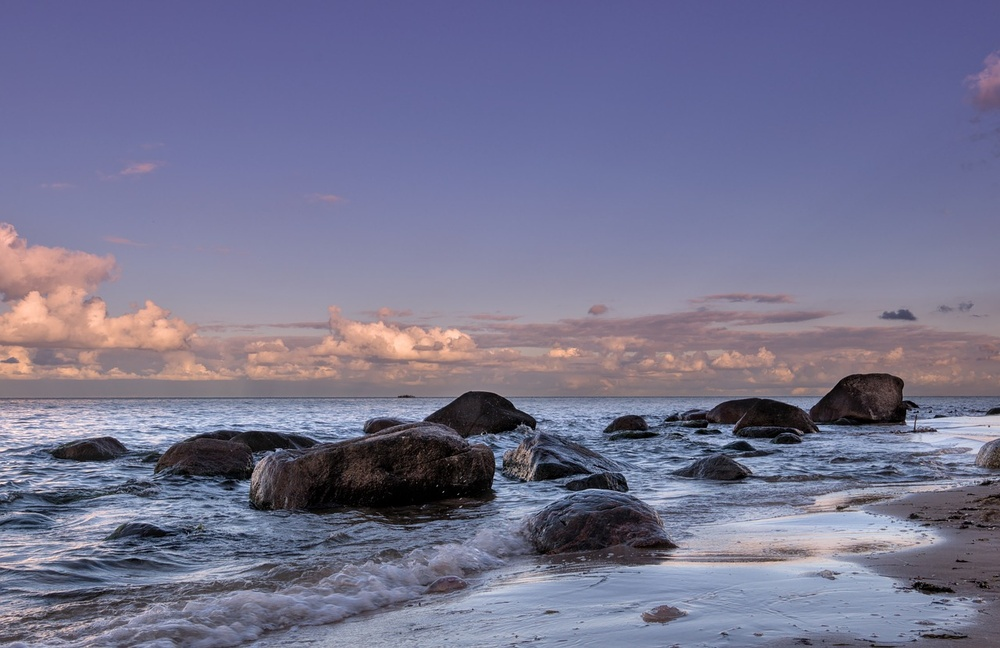
#> input picture image4.jpg, 1000 x 648 px, shrunk from 1280 x 830 before the run
$ python tp1.py
#> lines starting #> are read from the running program, lines starting #| are printed output that depends on the picture
#> further down, m is the input picture: shape (648, 1000, 3); mean B, G, R 143.4, 116, 117.3
#| (648, 1000, 3)
import numpy as np
import cv2

def rvb_to_gris(img):
    h, l, c = img.shape
#> h = 648; l = 1000; c = 3
    gris = np.zeros((h, l), np.uint8)
    for i in range(h):
        for j in range(l):
            b, v, r = img[i, j]
            val = 0.3 * r + 0.59 * v + 0.11 * b
            gris[i, j] = val
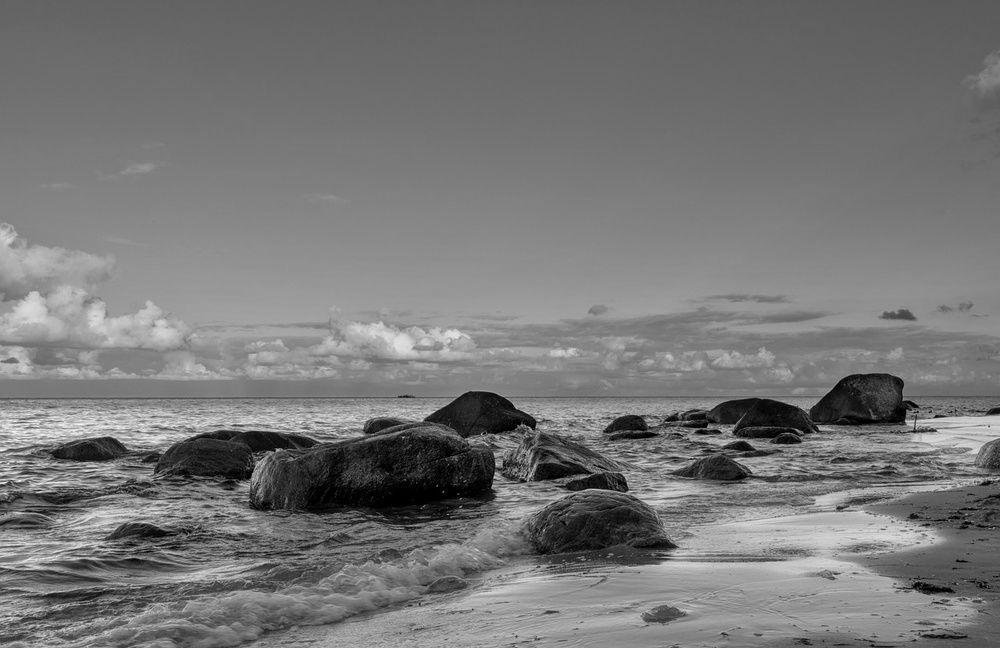
#> gris: shape (648, 1000); min 0, max 250, mean 118.8
    return gris

m = cv2.imread("image4.jpg")
print(m.shape)

cv2.imshow('image originale', m)
cv2.waitKey(0)

gris = rvb_to_gris(m)
cv2.imshow('image gris (fonction personnalisée)', gris)
cv2.waitKey(0)

gris2 = cv2.cvtColor(m, cv2.COLOR_BGR2GRAY)
cv2.imshow('image gris (cv2.cvtColor)', gris2)
cv2.waitKey(0)

cv2.destroyAllWindows()

$ run again, with image1.jpg copied over image4.jpg
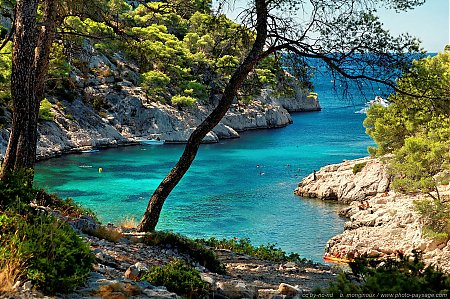
#> input picture image1.jpg, 450 x 299 px
#> m is the input picture: shape (299, 450, 3); mean B, G, R 87.1, 102, 79.2
#| (299, 450, 3)
#> after the loop in rvb_to_gris, `for i in range(h):`:
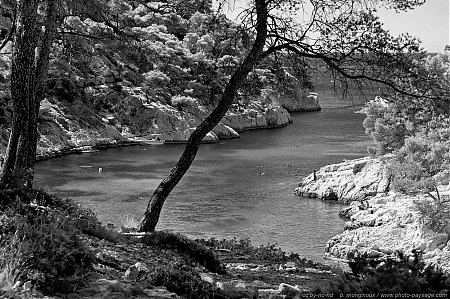
#> gris: shape (299, 450); min 0, max 254, mean 93.1

$ run again, with image2.jpg copied over image4.jpg
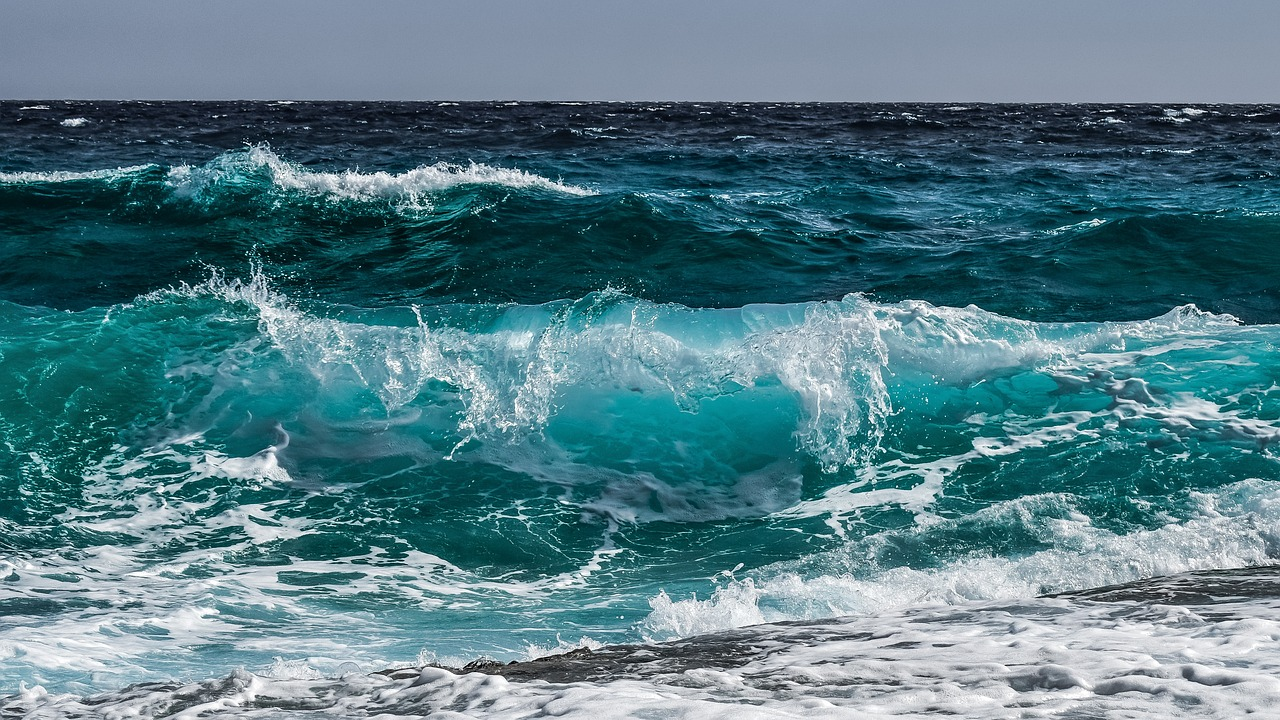
#> input picture image2.jpg, 1280 x 720 px
#> m is the input picture: shape (720, 1280, 3); mean B, G, R 133.4, 123, 84.7
#| (720, 1280, 3)
#> after the loop in rvb_to_gris, `for i in range(h):`:
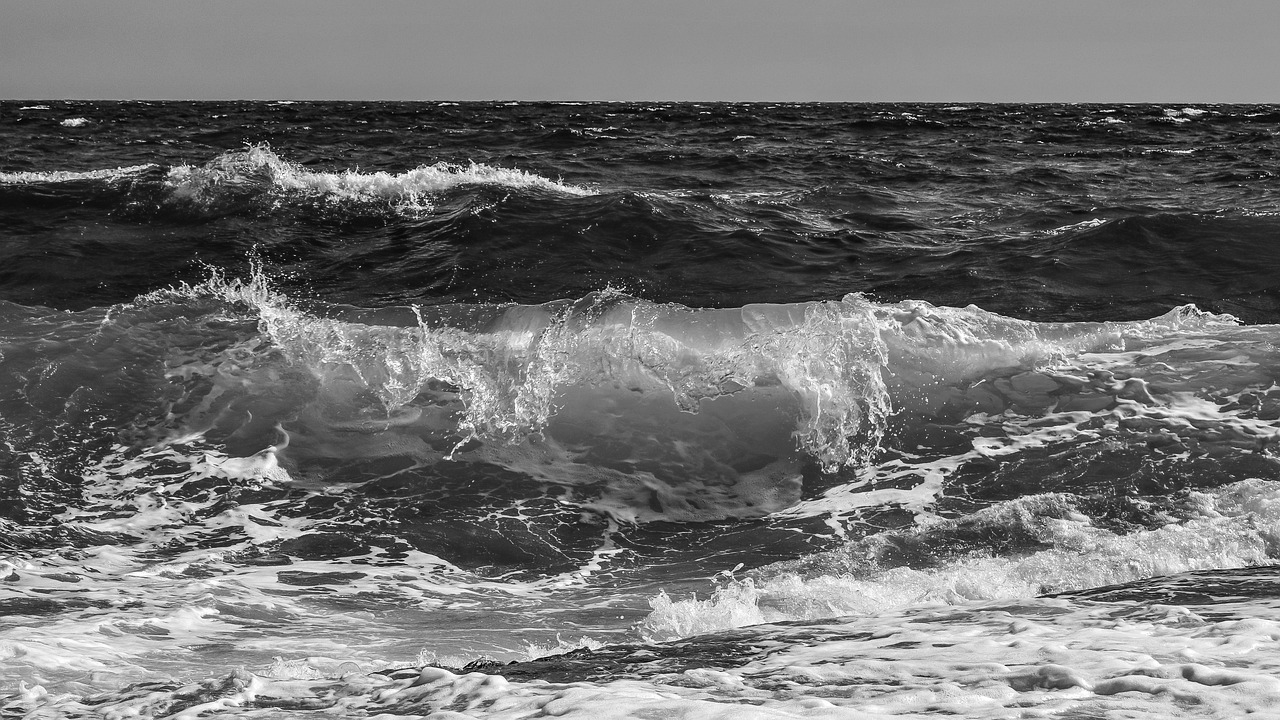
#> gris: shape (720, 1280); min 0, max 255, mean 112.1

$ run again, with image3.jpg copied over image4.jpg
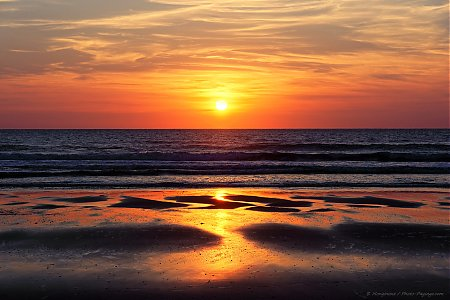
#> input picture image3.jpg, 450 x 300 px
#> m is the input picture: shape (300, 450, 3); mean B, G, R 62.6, 87.7, 132.6
#| (300, 450, 3)
#> after the loop in rvb_to_gris, `for i in range(h):`:
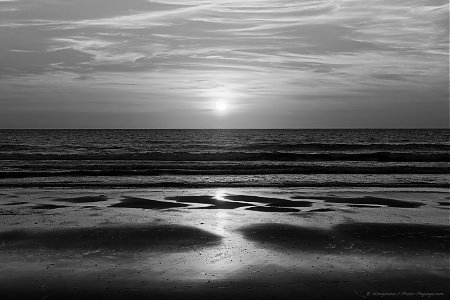
#> gris: shape (300, 450); min 0, max 255, mean 97.9
